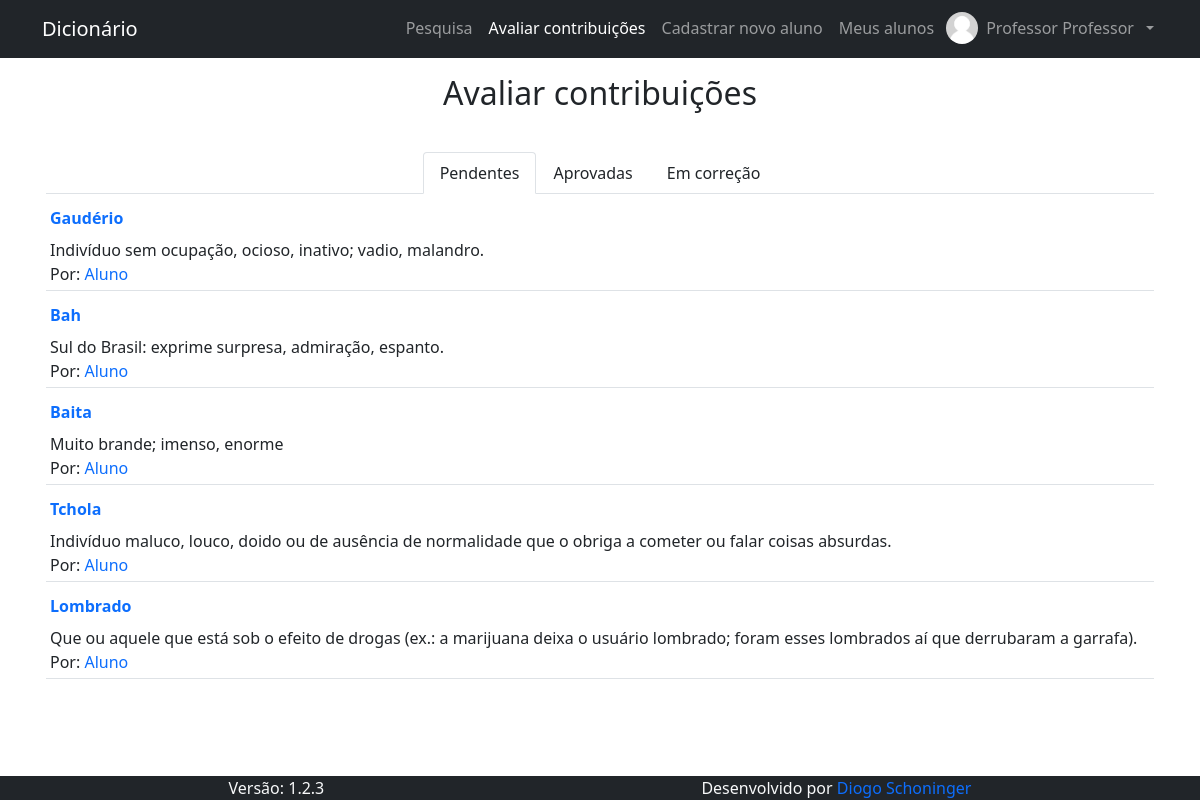
Page /pages/contribuicoes/avaliar_contribuicoes.php (signed in) on the committed database.
### tables this page shows
CREATE TABLE IF NOT EXISTS `contribuicao` (
  `id_contribuicao` int(11) NOT NULL AUTO_INCREMENT,
  `contribuicao` text NOT NULL,
  `silabacao` text NOT NULL,
  `classe_gramatical` text NOT NULL,
  `significados` text NOT NULL,
  `formacao` text NOT NULL,
  `comentarios` text DEFAULT NULL,
  `id_autor` int(11) NOT NULL,
  `exemplos` text NOT NULL,
  `situacao` text NOT NULL,
  `comentarios_avaliador` text NOT NULL,
  PRIMARY KEY (`id_contribuicao`)
);

CREATE TABLE IF NOT EXISTS `usuario` (
  `id_usuario` int(11) NOT NULL AUTO_INCREMENT,
  `nome_usuario` text NOT NULL,
  `email` varchar(128) NOT NULL,
  `cpf` varchar(11) NOT NULL,
  `data_nasc` date NOT NULL,
  `senha` text NOT NULL,
  `nivel` int(1) NOT NULL,
  `primeiro_acesso` int(1) NOT NULL DEFAULT 1,
  `id_responsavel` int(1) NOT NULL,
  `foto` text DEFAULT NULL,
  PRIMARY KEY (`id_usuario`),
  UNIQUE KEY `email` (`email`),
  UNIQUE KEY `cpf` (`cpf`)
);

### pages/contribuicoes/avaliar_contribuicoes.php (the view, shortened to what this page needs)
<h1 class="fs-2 text-center">Avaliar contribuições</h1>
<div class="container">
  <div class="nav nav-tabs justify-content-center mt-3" id="nav-tab" role="tablist">
    <button class="nav-link text-dark active" id="nav-tab-pendentes" data-bs-toggle="tab" data-bs-target="#nav-pendentes" type="button" role="tab" aria-controls="nav-pendentes" aria-selected="true">Pendentes</button>
    <button class="nav-link text-dark" id="nav-tab-aprovadas" data-bs-toggle="tab" data-bs-target="#nav-aprovadas" type="button" role="tab" aria-controls="nav-aprovadas" aria-selected="false">Aprovadas</button>
    <button class="nav-link text-dark" id="nav-tab-em-correcao" data-bs-toggle="tab" data-bs-target="#nav-em-correcao" type="button" role="tab" aria-controls="nav-em-correcao" aria-selected="false">Em correção</button>
  </div>
  <div class="tab-content" id="nav-tabContent">
    <div class="tab-pane fade show active" id="nav-pendentes" role="tabpanel" aria-labelledby="nav-tab-pendentes">
      <table class="table table-sm">
        <tbody>
          <?php
            $conn = open_db();
            $result = $conn->query("SELECT id_usuario, nome_usuario FROM usuario WHERE nivel = 1 AND id_responsavel = " . $_SESSION["id_usuario"]);
            if ($result->num_rows === 0) echo "<p class='fs-5 mt-3 text-center'>Você ainda não é responsável por nenhum aluno</p>";
            else {
              while ($usuarios = $result->fetch_object()) {
                $result2 = $conn->query("SELECT id_contribuicao, contribuicao, significados, id_autor FROM contribuicao WHERE id_autor = $usuarios->id_usuario AND situacao LIKE 'Pendente'");
                if ($result2->num_rows !== 0) {
                  while ($contribuicoes = $result2->fetch_object()) {
                    echo "
                    <tr>
                    <td>
                    <a href=" . BASE_URL . "pages/contribuicoes/avaliar_contribuicao.php?id_contribuicao=" . $contribuicoes->id_contribuicao . " class=\"nav-link px-0\">
                    <span class=\"fw-bold\">" . $contribuicoes->contribuicao . "</span><br/>
                    </a>
                    <span>" . $contribuicoes->significados . "</span><br/>
                    <span>Por: <a href=\"" . BASE_URL . "pages/user/perfil.php?id_usuario=" . $contribuicoes->id_autor . "\" class=\"nav-link d-inline px-0\">" . $usuarios->nome_usuario . "</a></span>
                    </td>
                    </tr>
                    ";
                  }
                }
              }
            }
          ?>
        </tbody>
      </table>
    </div>
  </div>
</div>

### rows in the picture
usuario: nome_usuario "Aluno"
contribuicao: contribuicao "Gaudério", significados "Indivíduo sem ocupação, ocioso, inativo; vadio, malandro."
contribuicao: contribuicao "Bah", significados "Sul do Brasil: exprime surpresa, admiração, espanto."
contribuicao: contribuicao "Baita", significados "Muito brande; imenso, enorme"
contribuicao: contribuicao "Tchola", significados "Indivíduo maluco, louco, doido ou de ausência de normalidade que o obriga a cometer ou falar coisas absurdas."
contribuicao: contribuicao "Lombrado", significados "Que ou aquele que está sob o efeito de drogas (ex.: a marijuana deixa o usuário lombrado; foram esses lombrados aí que derrubaram a garrafa)."

### other values in the picture
$nome_usuario[0] "Professor"
$nome_usuario[$last_name -1] "Professor"
VERSION "1.2.3"
